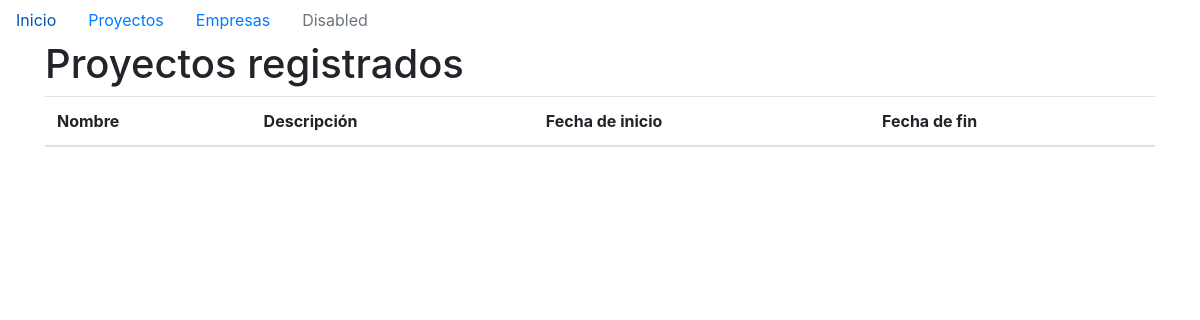
The app's page /proyectos, older data.
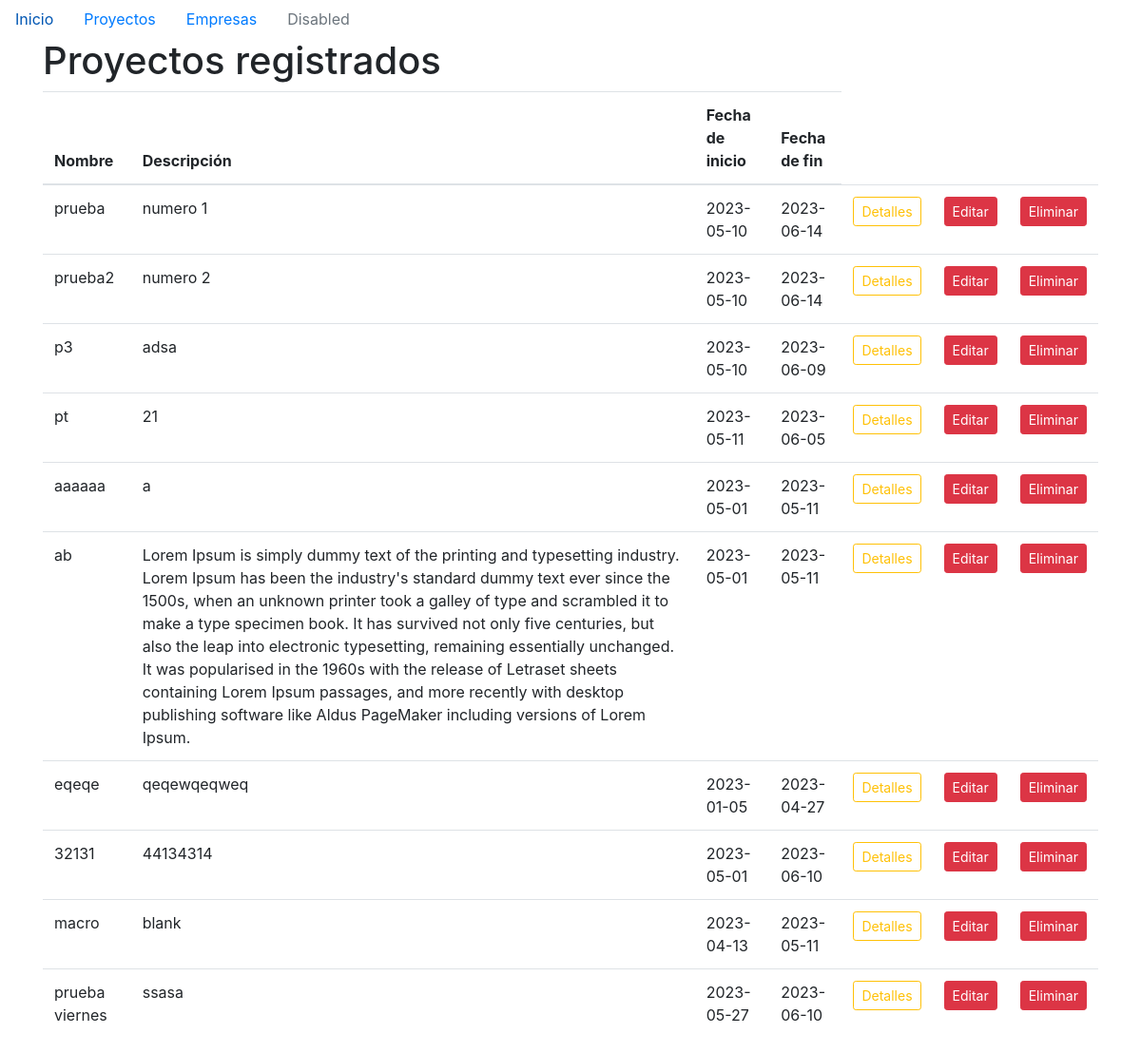
The same page, newer data.
### models/proyecto.py (models this page shows)
class Proyecto(db.Model):
    id = db.Column(db.Integer, primary_key= True, autoincrement=True)
    nombre = db.Column(db.String(100), nullable=False, unique=True)
    descripcion = db.Column(db.String(200))
    fecha_inicio = db.Column(db.Date, nullable=False)
    fecha_final = db.Column(db.Date, nullable=False)

### main.py (the view)
@app.route('/proyectos')
def listar_proyectos():
    proyectos = Proyecto.query.all()
    return render_template('proyectos.html', proyectos=proyectos)

### templates/proyectos.html (shortened to what this page needs)
{% extends 'base.html' %}
{% block content %}
<h1>Proyectos registrados</h1>
<div class="table-resposive">
  <table class="table">
    <thead>
      <tr>
        <th>Nombre</th>
        <th>Descripción</th>
        <th>Fecha de inicio</th>
        <th>Fecha de fin</th>
      </tr>
    </thead>
    <tbody>
      {% for proyecto in proyectos %}
      <tr>
        <td>{{ proyecto.nombre }}</td>
        <td>{{ proyecto.descripcion }}</td>
        <td>{{ proyecto.fecha_inicio }}</td>
        <td>{{ proyecto.fecha_final }}</td>
        <td><a href="/proyecto/detalles/{{proyecto.id}}" class="btn btn-outline-warning btn-sm">Detalles</a></td>
        <td><a href="/proyecto/editar/{{proyecto.id}}" class="btn btn-danger btn-sm">Editar</a></td>
        <td><a href="" class="btn btn-danger btn-sm">Eliminar</a></td>
      </tr>
      {% endfor %}
    </tbody>
  </table>
</div>
{% endblock %}

Row changes from the older to the newer data that the page shows:
added Proyecto: nombre "prueba", descripcion "numero 1", fecha_inicio "2023-05-10", fecha_final "2023-06-14"
added Proyecto: nombre "prueba2", descripcion "numero 2", fecha_inicio "2023-05-10", fecha_final "2023-06-14"
added Proyecto: nombre "p3", descripcion "adsa", fecha_inicio "2023-05-10", fecha_final "2023-06-09"
added Proyecto: nombre "pt", descripcion "21", fecha_inicio "2023-05-11", fecha_final "2023-06-05"
added Proyecto: nombre "aaaaaa", descripcion "a", fecha_inicio "2023-05-01", fecha_final "2023-05-11"
added Proyecto: nombre "ab", descripcion "Lorem Ipsum is simply dummy text of the printing and typesetting industry. Lorem Ipsum has been the industry's standard dummy text ever since the 1500s, when an unknown printer took a galley of type and scrambled it to make a type specimen book. It has survived not only five centuries, but also the leap into electronic typesetting, remaining essentially unchanged. It was popularised in the 1960s with the release of Letraset sheets containing Lorem Ipsum passages, and more recently with desktop publishing software like Aldus PageMaker including versions of Lorem Ipsum.", fecha_inicio "2023-05-01", fecha_final "2023-05-11"
added Proyecto: nombre "eqeqe", descripcion "qeqewqeqweq", fecha_inicio "2023-01-05", fecha_final "2023-04-27"
added Proyecto: nombre "32131", descripcion "44134314", fecha_inicio "2023-05-01", fecha_final "2023-06-10"
added Proyecto: nombre "macro", descripcion "blank", fecha_inicio "2023-04-13", fecha_final "2023-05-11"
added Proyecto: nombre "prueba viernes", descripcion "ssasa", fecha_inicio "2023-05-27", fecha_final "2023-06-10"
